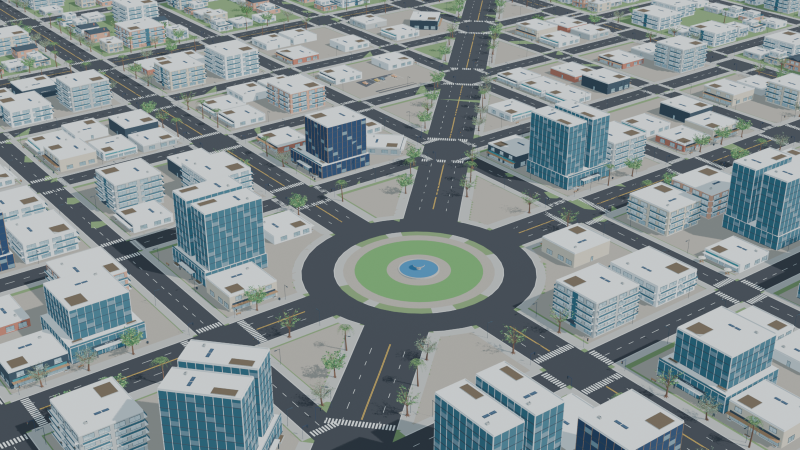
#> input picture Assets/Party/Art/BlenderScripts/City25~/renders/ciudad_aerea_centro.png, 1600 x 900 px, given in place of Espalda.png, which was not available (shown at 1/2 size)
$ python make_contact_sheet.py
#> lines starting #> are read from the running program, lines starting #| are printed output that depends on the picture
from PIL import Image,ImageDraw
from pathlib import Path
B=Path(__file__).resolve().parent;sheet=Image.new('RGB',(1260,1100),'#e5e5df');draw=ImageDraw.Draw(sheet)
#> after `sheet = Image.new('RGB', (1260, 1100), '#e5e5df')`:
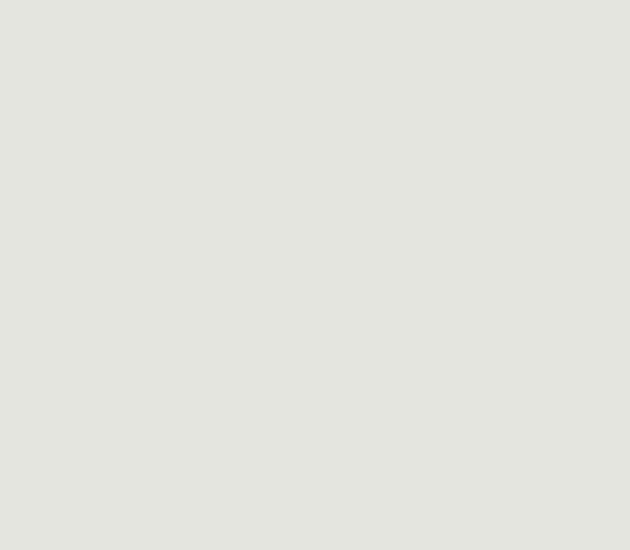
#> sheet: PIL image 1260x1100 RGB (shown at 1/2 size); mean R, G, B 229, 229, 223
names=['Espalda','Caminar','Correr','Carrera_espalda','Civil_caminando','Musculo_corriendo']
for i,name in enumerate(names):
    image=Image.open(B/'renders'/str(name+'.png')).convert('RGB');x=(i%3)*420;y=(i//3)*550;sheet.paste(image,(x,y));draw.text((x+12,y+525),name.replace('_',' '),fill='#222222')
#> after `sheet.paste(image, (x, y))`:
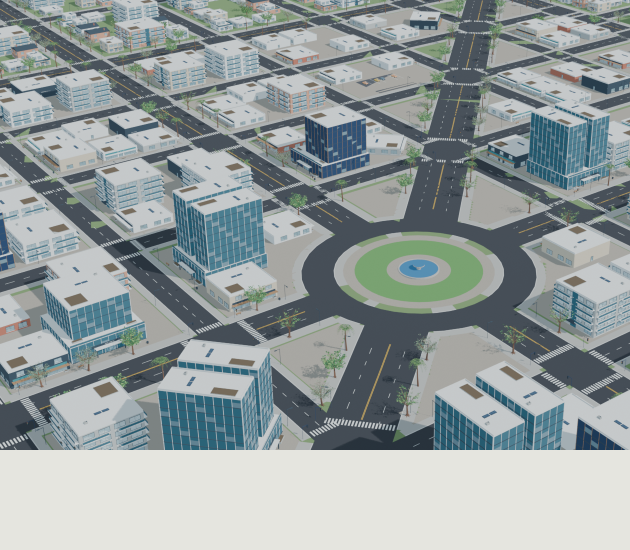
#> sheet: PIL image 1260x1100 RGB (shown at 1/2 size); mean R, G, B 147.6, 156.5, 157.1
#> pass 2 of the loop `for i,name in enumerate(names):`:
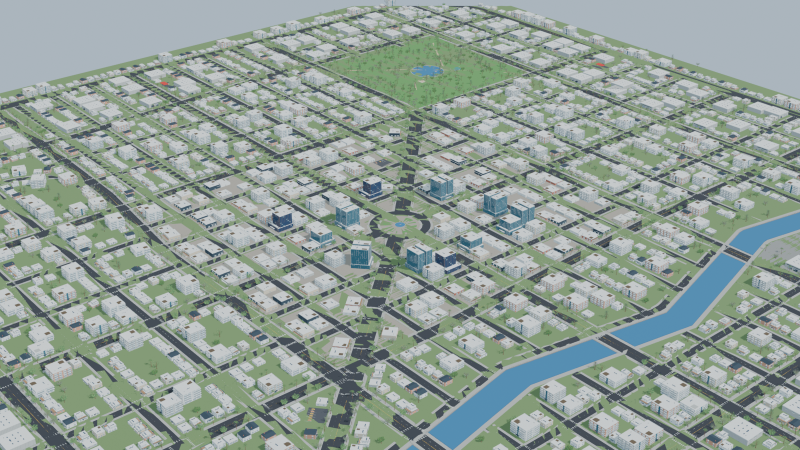
#> input picture Assets/Party/Art/BlenderScripts/City25~/renders/ciudad_aerea_ciudad.png, 1600 x 900 px, given in place of Caminar.png, which was not available (shown at 1/2 size)
#> `sheet.paste(image, (x, y))`:
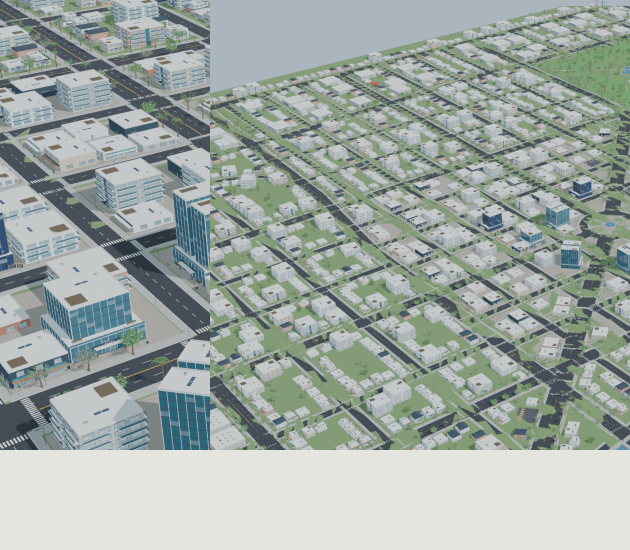
#> sheet: PIL image 1260x1100 RGB (shown at 1/2 size); mean R, G, B 158.7, 168.2, 162.9
#> (the run stopped early here; a loop or call above may not have finished)
